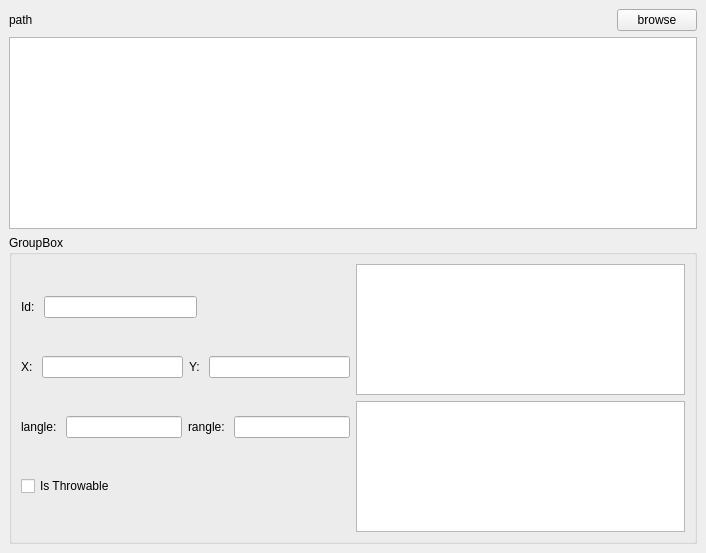
<?xml version="1.0" encoding="UTF-8"?>
<ui version="4.0">
 <class>ObjectBrowser</class>
 <widget class="QDockWidget" name="ObjectBrowser">
  <property name="geometry">
   <rect>
    <x>0</x>
    <y>0</y>
    <width>706</width>
    <height>553</height>
   </rect>
  </property>
  <property name="windowTitle">
   <string>DockWidget</string>
  </property>
  <widget class="QWidget" name="dockWidgetContents">
   <layout class="QVBoxLayout" name="verticalLayout">
    <item>
     <layout class="QHBoxLayout" name="horizontalLayout">
      <item>
       <widget class="QLabel" name="pathLabel">
        <property name="text">
         <string>path</string>
        </property>
       </widget>
      </item>
      <item>
       <spacer name="horizontalSpacer">
        <property name="orientation">
         <enum>Qt::Horizontal</enum>
        </property>
        <property name="sizeHint" stdset="0">
         <size>
          <width>40</width>
          <height>20</height>
         </size>
        </property>
       </spacer>
      </item>
      <item>
       <widget class="QPushButton" name="browseButton">
        <property name="text">
         <string>browse</string>
        </property>
       </widget>
      </item>
     </layout>
    </item>
    <item>
     <widget class="QListView" name="listView"/>
    </item>
    <item>
     <widget class="QGroupBox" name="groupBox">
      <property name="sizePolicy">
       <sizepolicy hsizetype="Preferred" vsizetype="Preferred">
        <horstretch>0</horstretch>
        <verstretch>100</verstretch>
       </sizepolicy>
      </property>
      <property name="title">
       <string>GroupBox</string>
      </property>
      <layout class="QHBoxLayout" name="horizontalLayout_5">
       <item>
        <layout class="QVBoxLayout" name="verticalLayout_2">
         <item>
          <layout class="QHBoxLayout" name="horizontalLayout_4">
           <item>
            <widget class="QLabel" name="label_5">
             <property name="text">
              <string>Id: </string>
             </property>
            </widget>
           </item>
           <item>
            <widget class="QLineEdit" name="idLine"/>
           </item>
           <item>
            <spacer name="horizontalSpacer_2">
             <property name="orientation">
              <enum>Qt::Horizontal</enum>
             </property>
             <property name="sizeHint" stdset="0">
              <size>
               <width>40</width>
               <height>20</height>
              </size>
             </property>
            </spacer>
           </item>
          </layout>
         </item>
         <item>
          <layout class="QHBoxLayout" name="horizontalLayout_3">
           <item>
            <widget class="QLabel" name="label_3">
             <property name="text">
              <string>X: </string>
             </property>
            </widget>
           </item>
           <item>
            <widget class="QLineEdit" name="xLine"/>
           </item>
           <item>
            <widget class="QLabel" name="label_4">
             <property name="text">
              <string>Y: </string>
             </property>
            </widget>
           </item>
           <item>
            <widget class="QLineEdit" name="yLine"/>
           </item>
          </layout>
         </item>
         <item>
          <layout class="QHBoxLayout" name="horizontalLayout_2">
           <item>
            <widget class="QLabel" name="label">
             <property name="text">
              <string>langle: </string>
             </property>
            </widget>
           </item>
           <item>
            <widget class="QLineEdit" name="laLine"/>
           </item>
           <item>
            <widget class="QLabel" name="label_2">
             <property name="text">
              <string>rangle: </string>
             </property>
            </widget>
           </item>
           <item>
            <widget class="QLineEdit" name="raLine"/>
           </item>
          </layout>
         </item>
         <item>
          <widget class="QCheckBox" name="isThrowable">
           <property name="text">
            <string>Is Throwable</string>
           </property>
          </widget>
         </item>
        </layout>
       </item>
       <item>
        <layout class="QVBoxLayout" name="verticalLayout_3">
         <item>
          <widget class="QListView" name="objects"/>
         </item>
         <item>
          <widget class="QListView" name="neighbors"/>
         </item>
        </layout>
       </item>
      </layout>
     </widget>
    </item>
   </layout>
  </widget>
 </widget>
 <resources/>
 <connections/>
</ui>
